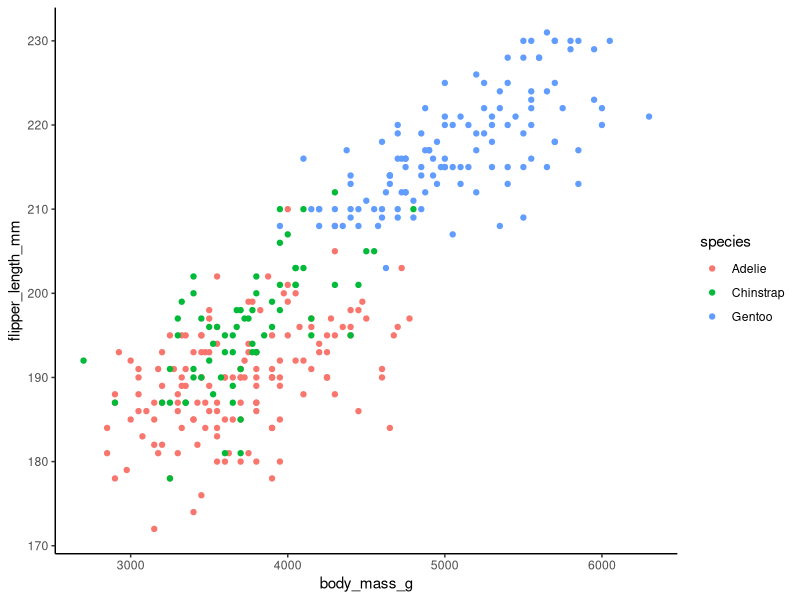
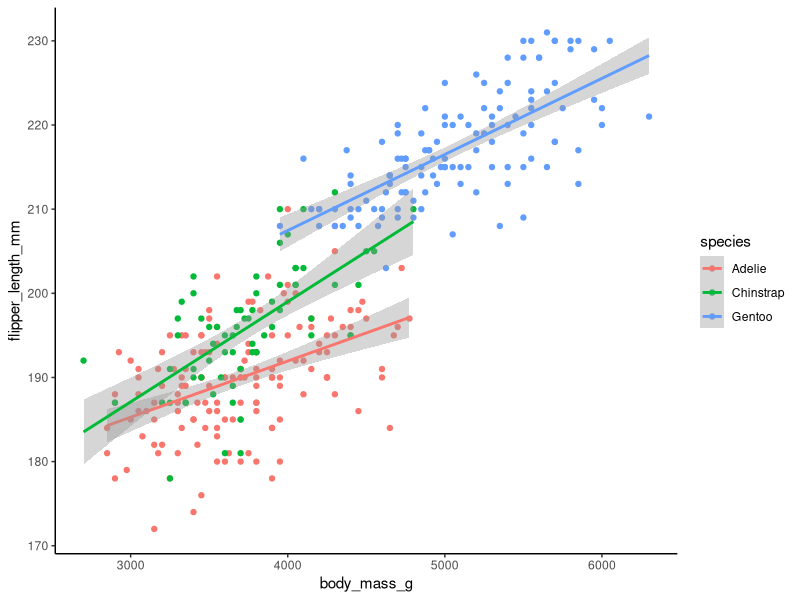

Reproduce these figures in R, in order.
## ---- chunk 1
install.packages("palmerpenguins")
library (palmerpenguins)
library(tidyverse)

View(penguins)
dim(penguins)
ncol(penguins)
head(penguins)
## ---- chunk 2
ggplot(penguins)+
  geom_point(mapping = aes(x=body_mass_g, y=flipper_length_mm, color=species))+
  theme_classic()
## ---- chunk 3
ggplot(penguins)+
  geom_point(mapping = aes(x=body_mass_g, y=flipper_length_mm, color=species))+
 geom_smooth(mapping = aes(x=body_mass_g, y=flipper_length_mm, color=species), method = 'lm')+
  theme_classic()
